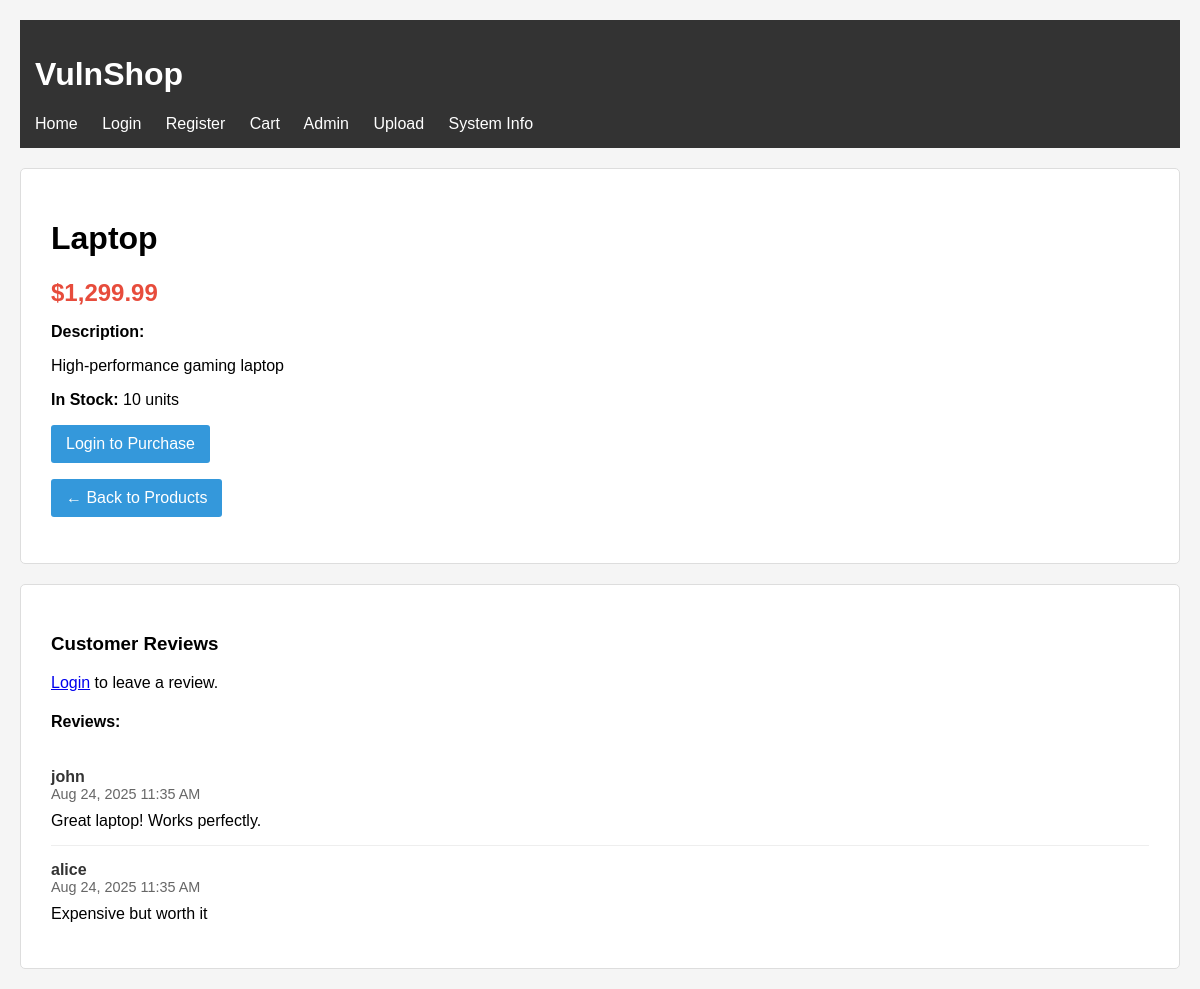
Screenshot of /product.php?id=1 with the database file from the repository.
### tables this page shows
CREATE TABLE `products` (
  `id` int(11) NOT NULL,
  `name` varchar(100) NOT NULL,
  `description` text DEFAULT NULL,
  `price` decimal(10,2) NOT NULL,
  `stock` int(11) DEFAULT 0,
  `created_at` timestamp NOT NULL DEFAULT current_timestamp()
);

CREATE TABLE `comments` (
  `id` int(11) NOT NULL,
  `product_id` int(11) DEFAULT NULL,
  `user_id` int(11) DEFAULT NULL,
  `comment` text DEFAULT NULL,
  `created_at` timestamp NOT NULL DEFAULT current_timestamp()
);

CREATE TABLE `users` (
  `id` int(11) NOT NULL,
  `username` varchar(50) NOT NULL,
  `password` varchar(255) NOT NULL,
  `role` enum('user','admin') DEFAULT 'user',
  `created_at` timestamp NOT NULL DEFAULT current_timestamp()
);

### config.php (called while the page is built, shortened)
<?php
function isLoggedIn() {
    return isset($_SESSION['user_id']);
}
?>

### product.php (the view, shortened to what this page needs)
<?php
require_once 'config.php';
$product_id = $_GET['id'];
$product_query = "SELECT * FROM products WHERE id = $product_id";
$product_result = $conn->query($product_query);
$product = $product_result->fetch_assoc();
$comments_query = "SELECT c.*, u.username FROM comments c JOIN users u ON c.user_id = u.id WHERE c.product_id = $product_id ORDER BY c.created_at DESC";
$comments_result = $conn->query($comments_query);
?>
<!DOCTYPE html>
<html>
<head>
</head>
<body>
    <div class="header">
        <h1>VulnShop</h1>
        <div class="nav">
            <a href="index.php">Home</a>
            <a href="login.php">Login</a>
            <a href="register.php">Register</a>
            <a href="cart.php">Cart</a>
            <a href="admin.php">Admin</a>
            <a href="upload.php">Upload</a>
            <a href="phpinfo.php">System Info</a>
        </div>
    </div>
    <div class="product-detail">
        <h1><?php
            echo $product['name'];
        ?></h1>
        <div class="price">$<?php echo number_format($product['price'], 2); ?></div>
        <p><strong>Description:</strong></p>
        <p><?php
            echo $product['description'];
        ?></p>
        <p><strong>In Stock:</strong> <?php echo $product['stock']; ?> units</p>
        <?php if (isLoggedIn()): ?>
            <form method="POST" action="cart.php" style="display: inline;">
                <input type="hidden" name="product_id" value="<?php echo $product['id']; ?>">
                Quantity: <input type="number" name="quantity" value="1" min="-100" max="1000" style="width: 80px;">
                <button type="submit" name="add_to_cart" class="btn btn-success">Add to Cart</button>
            </form>
        <?php else: ?>
            <p><a href="login.php" class="btn">Login to Purchase</a></p>
        <?php endif; ?>
        <p><a href="index.php" class="btn">← Back to Products</a></p>
    </div>
    <div class="comments-section">
        <h3>Customer Reviews</h3>
        <?php if (isLoggedIn()): ?>
            <form method="POST" style="margin-bottom: 30px;">
                <h4>Leave a Review:</h4>
                <textarea name="comment" rows="4" placeholder="Write your review here..." required></textarea>
                <br><br>
                <button type="submit" class="btn">Submit Review</button>
            </form>
        <?php else: ?>
            <p><a href="login.php">Login</a> to leave a review.</p>
        <?php endif; ?>
        <h4>Reviews:</h4>
        <?php if ($comments_result && $comments_result->num_rows > 0): ?>
            <?php while ($comment = $comments_result->fetch_assoc()): ?>
                <div class="comment">
                    <div class="comment-author"><?php
                        echo $comment['username'];
                    ?></div>
                    <div class="comment-date"><?php echo date('M j, Y g:i A', strtotime($comment['created_at'])); ?></div>
                    <div class="comment-text"><?php
                        echo $comment['comment'];
                    ?></div>
                </div>
            <?php endwhile; ?>
        <?php else: ?>
            <p>No reviews yet. Be the first to review this product!</p>
        <?php endif; ?>
    </div>
</body>
</html>

### product.php (style rules this page uses)
body { font-family: Arial, sans-serif; margin: 0; padding: 20px; background: #f5f5f5; }
.header { background: #333; color: white; padding: 15px; margin-bottom: 20px; }
.nav a { color: white; text-decoration: none; margin-right: 20px; }
.product-detail { background: white; padding: 30px; border-radius: 5px; border: 1px solid #ddd; margin-bottom: 20px; }
.price { font-size: 24px; font-weight: bold; color: #e74c3c; margin: 15px 0; }
.btn { background: #3498db; color: white; padding: 10px 15px; border: none; border-radius: 3px; cursor: pointer; text-decoration: none; display: inline-block; margin-right: 10px; }
.comments-section { background: white; padding: 30px; border-radius: 5px; border: 1px solid #ddd; }
.comment { border-bottom: 1px solid #eee; padding: 15px 0; }
.comment:last-child { border-bottom: none; }
.comment-author { font-weight: bold; color: #333; }
.comment-date { color: #666; font-size: 0.9em; }
.comment-text { margin-top: 10px; }

### rows the page displays
products: name "Laptop", price "1,299.99", description "High-performance gaming laptop", stock "10"
comments: user.username "john", created_at "Aug 24, 2025 11:35 AM", comment "Great laptop! Works perfectly."
comments: user.username "alice", created_at "Aug 24, 2025 11:35 AM", comment "Expensive but worth it"
